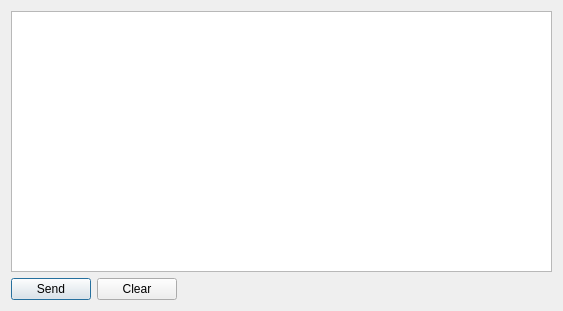
<ui version="4.0" >
 <class>InputTextDialog</class>
 <widget class="QDialog" name="InputTextDialog" >
  <property name="geometry" >
   <rect>
    <x>0</x>
    <y>0</y>
    <width>563</width>
    <height>311</height>
   </rect>
  </property>
  <property name="windowTitle" >
   <string>Input Text</string>
  </property>
  <layout class="QGridLayout" >
   <item row="0" column="0" >
    <layout class="QVBoxLayout" >
     <item>
      <widget class="QTextEdit" name="inputText" >
       <property name="toolTip" >
        <string>Text to paste into the MSX</string>
       </property>
       <property name="acceptRichText" >
        <bool>false</bool>
       </property>
      </widget>
     </item>
     <item>
      <layout class="QHBoxLayout" >
       <item>
        <widget class="QPushButton" name="sendButton" >
         <property name="text" >
          <string>Send</string>
         </property>
        </widget>
       </item>
       <item>
        <widget class="QPushButton" name="clearButton" >
         <property name="text" >
          <string>Clear</string>
         </property>
        </widget>
       </item>
       <item>
        <spacer>
         <property name="orientation" >
          <enum>Qt::Horizontal</enum>
         </property>
         <property name="sizeHint" >
          <size>
           <width>431</width>
           <height>20</height>
          </size>
         </property>
        </spacer>
       </item>
      </layout>
     </item>
    </layout>
   </item>
  </layout>
 </widget>
 <resources/>
 <connections/>
</ui>
